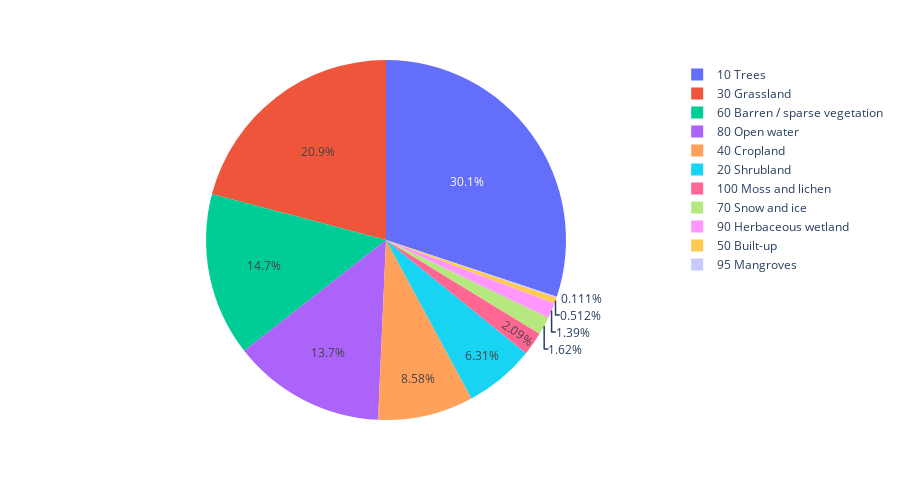

Source (notebook cell):
### Code cell
geemap.pie_chart(
    df, names = 'class', values = 'area', height = 500
)

### Figure 1 — Plotly figure (JSON) as saved in the notebook; plotly's stock layout.template omitted (floating-point values rounded to 4 significant figures)
{"data": [{"domain": {"x": [0, 1], "y": [0, 1]}, "hovertemplate": "class=%{label}<br>area=%{value}<extra></extra>", "labels": ["10 Trees", "30 Grassland", "60 Barren / sparse vegetation", "80 Open water", "40 Cropland", "20 Shrubland", "100 Moss and lichen", "70 Snow and ice", "90 Herbaceous wetland", "50 Built-up", "95 Mangroves"], "legendgroup": "", "name": "", "showlegend": true, "type": "pie", "values": [45850000.0, 31830000.0, 22340000.0, 20940000.0, 13070000.0, 9608000.0, 3178000.0, 2469000.0, 2123000.0, 779500.0, 169200.0]}], "layout": {"height": 500, "legend": {"tracegroupgap": 0}, "margin": {"t": 60}}}
